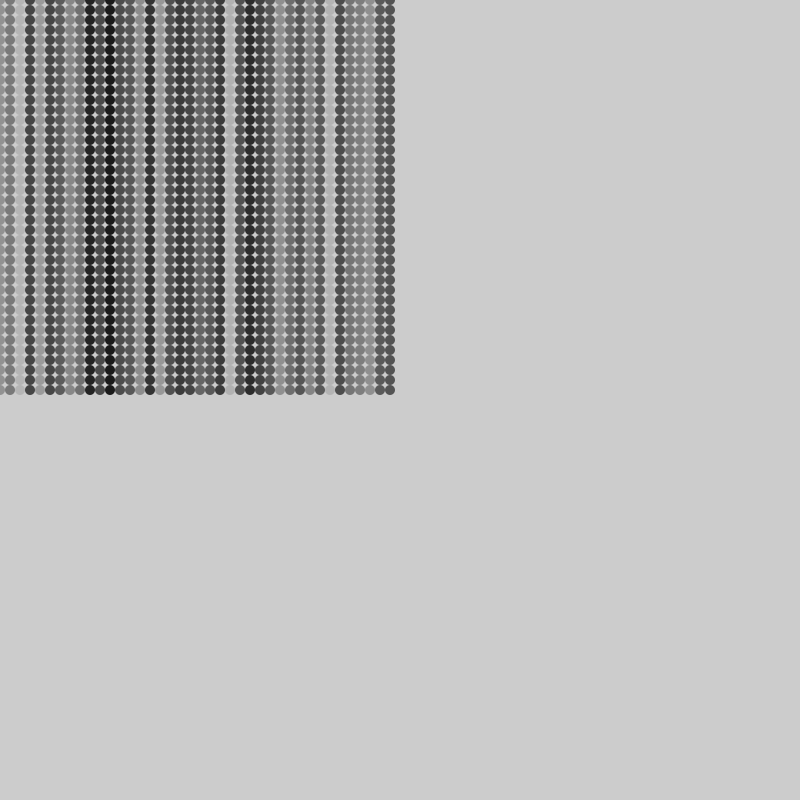
Frame 1 (no input)
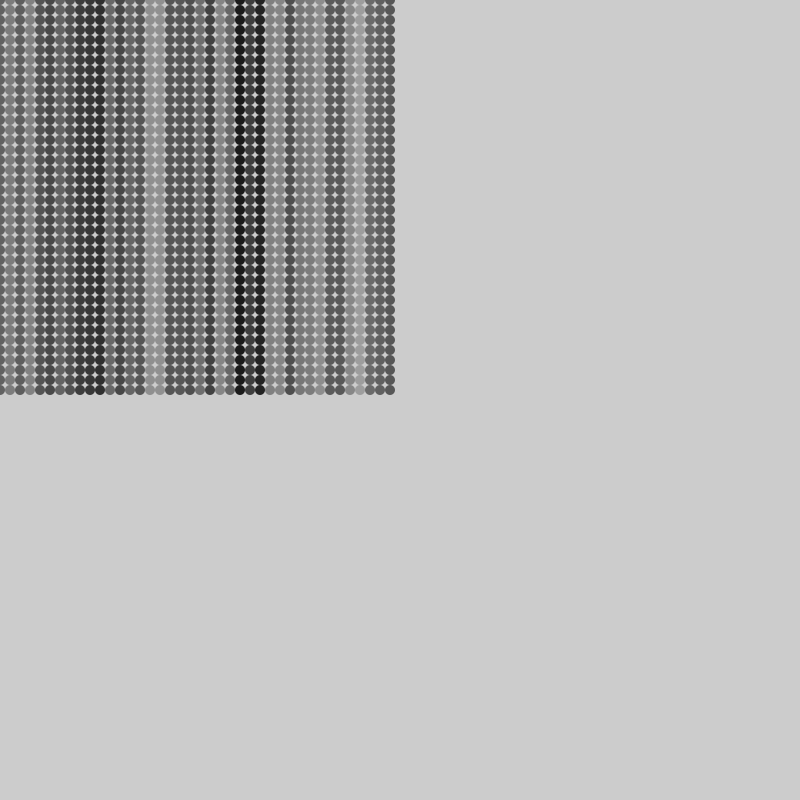
Frame 60 (the mouse pressed at the canvas centre just before this capture)
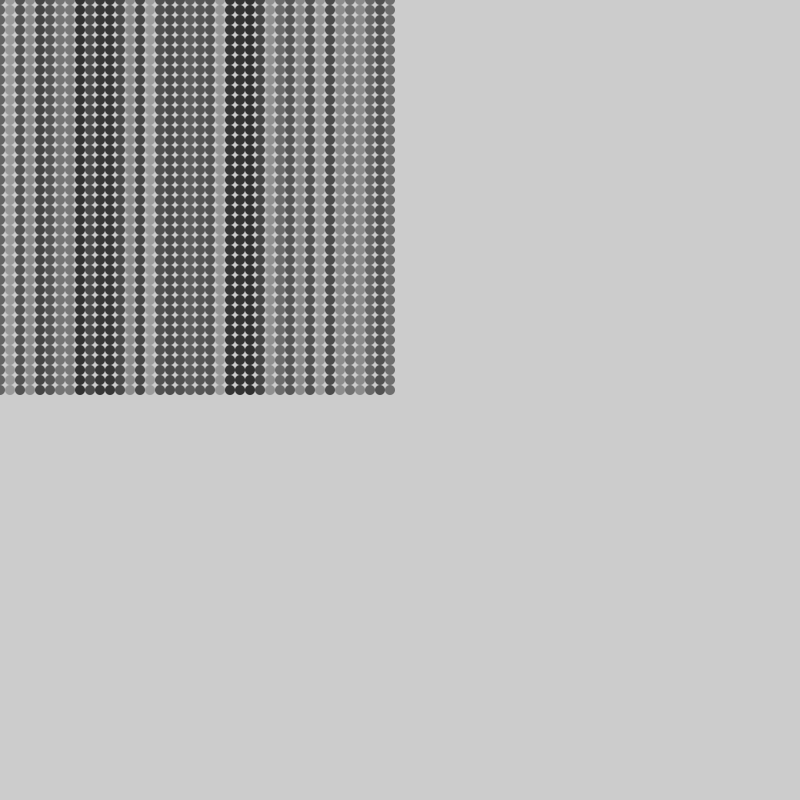
Frame 120 (the mouse held since frame 60 and released just before this capture)

The Processing sketch that drew these frames (run headless with seeded random() and noise(); from frame 60 on, the mouse is pressed at the canvas centre):

// Processing sketch: test
// ── test.pde
int xnum = 40;
int ynum = 40;
Dot[][] grid = new Dot[xnum][ynum];
float time = 0;
Column[] fall = new Column[xnum];

void setup(){
  size(800,800);
  frameRate(30);
  //for(int i = 0; i <xnum; i++){
  //  for(int ii = 0; ii <ynum ; ii++){
  //  grid[i][ii] =  new Dot(i*10, ii*10, false);
  //  }
  //}
  for(int i = 0; i <xnum; i++){
    fall[i] =new Column(i*10.0);
  }
}



void draw(){
   background(204); 
    for(int i = 0; i <xnum; i++){
    fall[i].lum = sin(noise(i+time));
    fall[i].draw();
  }
  // for(int i = 0; i < xnum; i++){
  //  for(int ii = 0; ii < ynum ; ii++){
  //    if(cos(noise(i*time))>map(i,0,ynum-1,0,1) &&(noise(i*time))>map(ii,0,ynum-1,0,1)){
  //       grid[i][ii].on = true;
  //    }
  //    else{
  //       grid[i][ii].on = false;
  //    }
  //    grid[i][ii].draw();
  //  }
  // }
  time+=0.01;
}


class Column {
   float xpos;
   float lum;
   Column(float _xpos){
     xpos = _xpos;
     lum = 1.0;
   }
   void draw(){
     noStroke();
     fill(map(lum,0,1,0,255));
     for(int ypos=0;ypos<height/2;ypos+=10){
       ellipse(xpos,ypos , 10,10);
     }
   }
}
class Dot {
  float xpos, ypos;
  boolean on;
   Dot (float x,float y, boolean _on){
     xpos = x;
     ypos = y;
     on = _on;
   }
   void draw(){
     if(on){
       fill(255);
     }
     else{
       fill(0);
     }
      ellipse(xpos+10 ,ypos+10, 10,10);
     
   }
   
}
